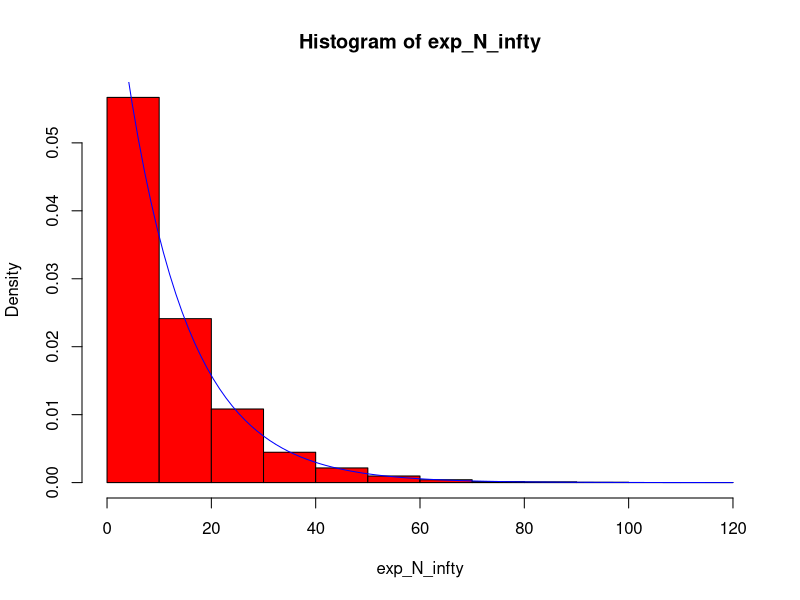
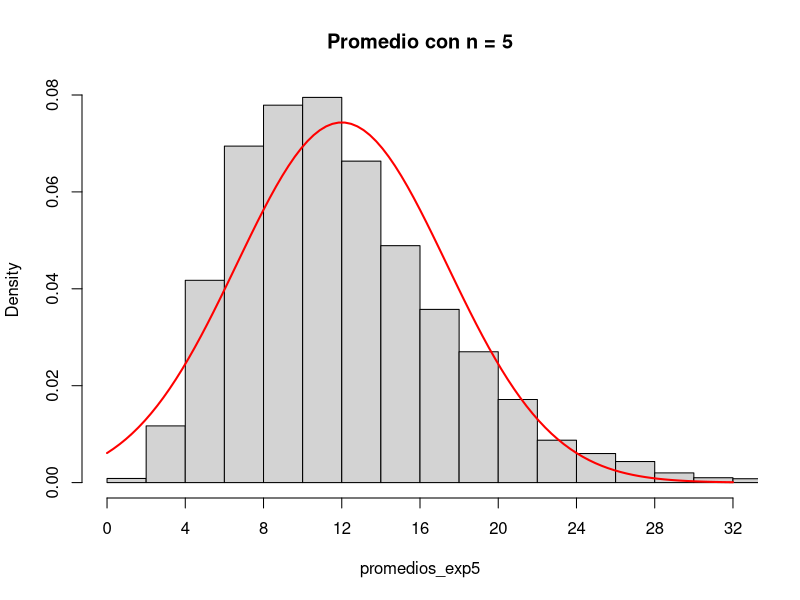
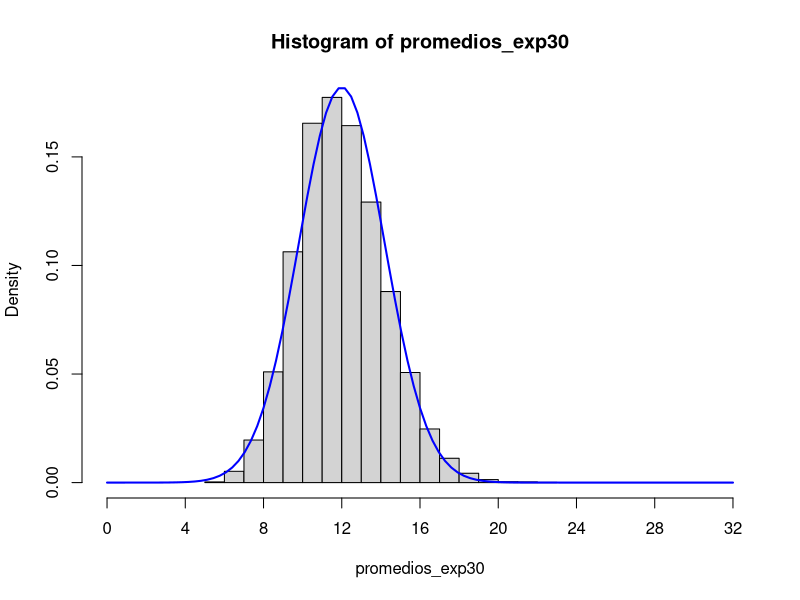
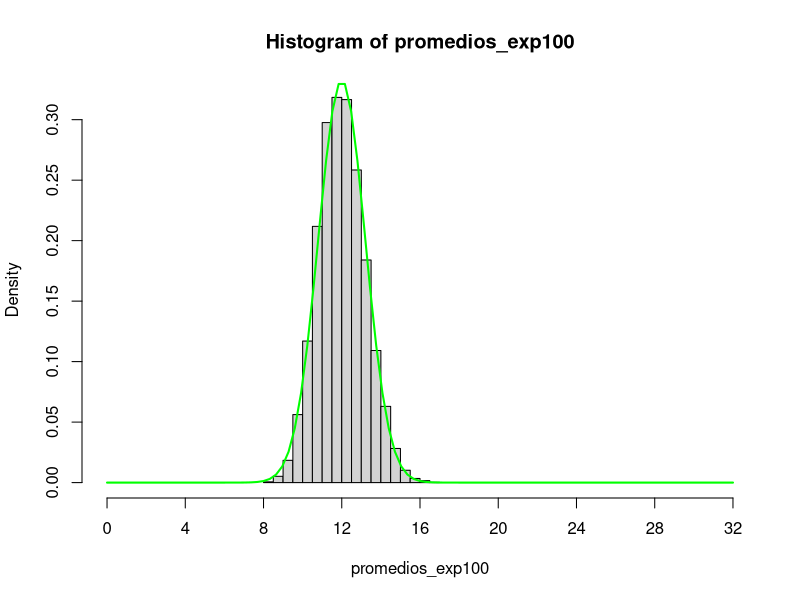
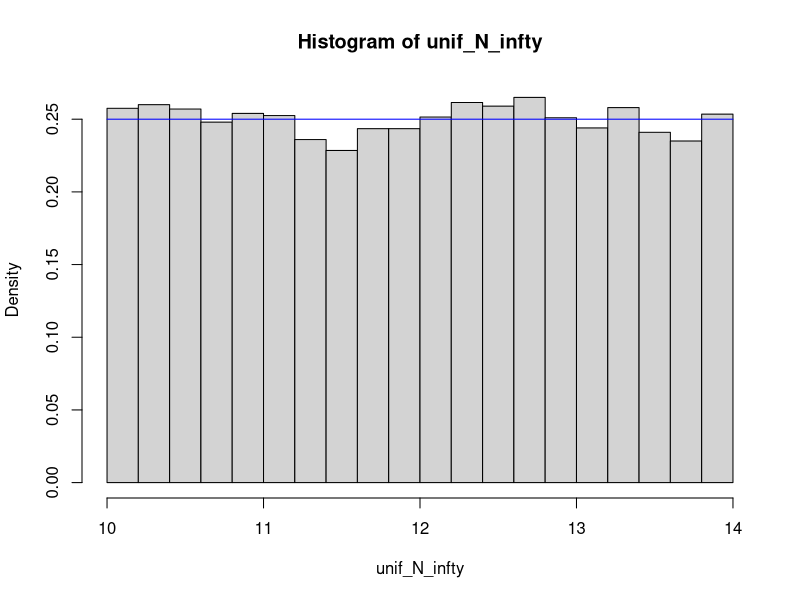
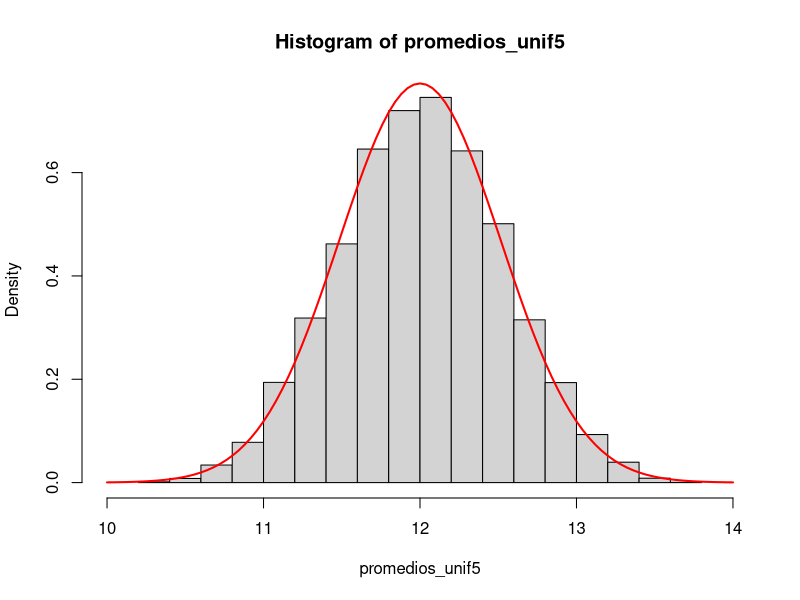
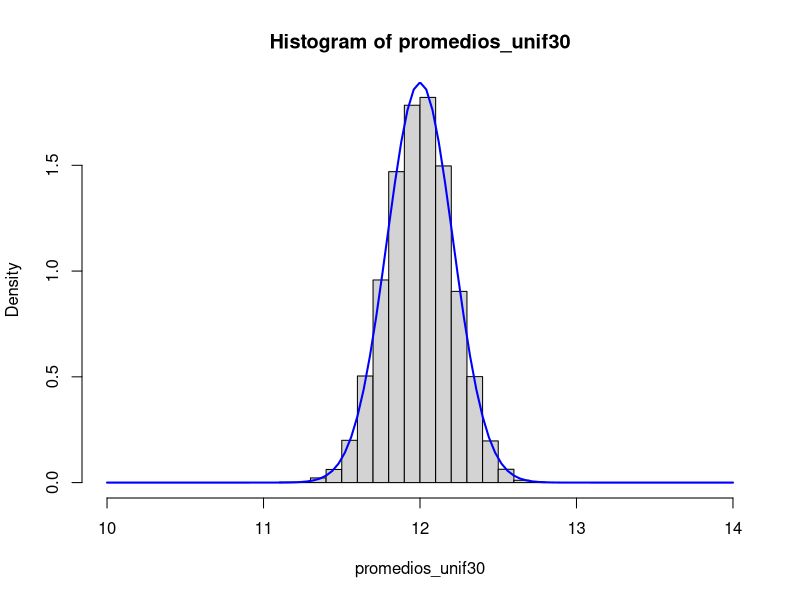
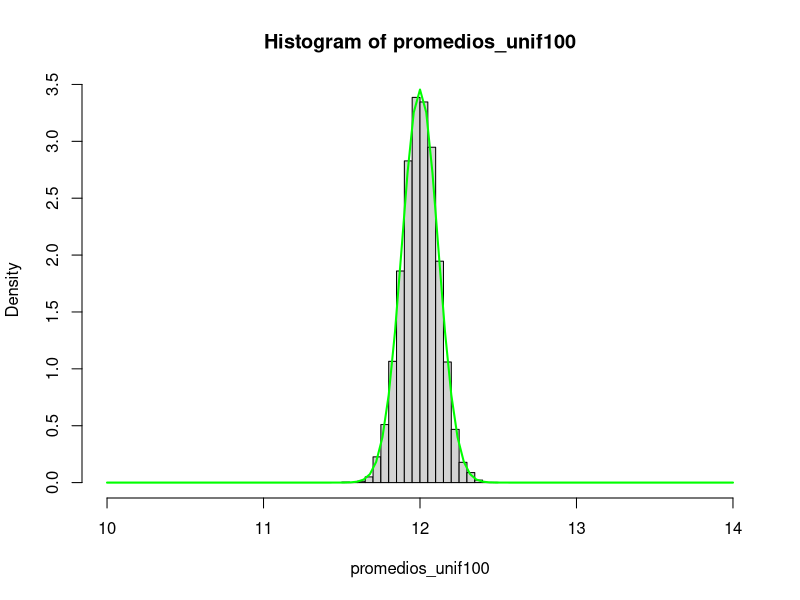

The R script that drew these images, in order:
## ---- chunk 1
exp_N_infty = rexp(10000, rate = 1/12)
mean(exp_N_infty)
var(exp_N_infty)
## ---- chunk 2
hist(exp_N_infty, plot = T, probability = T, col = "red")
curve(1/12*exp(-(1/12)*x), add = T, col = "blue")
## ---- chunk 3
calculo_de_promedios <- function(n){
  promedios_n = c()
  for(i in 1:10000){
    promedios_n <- append(promedios_n, mean(rexp(n, rate = 1/12)))
  } 
  return(promedios_n)
}
## ---- chunk 4

promedios_exp5 = calculo_de_promedios(5)

hist(promedios_exp5, plot = T, probability = T, xlim = c(0, 32), xaxt = "n", main = "Promedio con n = 5")
axis(1, at = seq(0, 32, 4))
curve(dnorm(x, mean = 12, sd= sqrt(144/5)), add = T, col = "red", lwd = 2)
## ---- chunk 5
promedios_exp30 = calculo_de_promedios(30)
hist(promedios_exp30, plot = T, probability = T, xlim = c(0,32), xaxt = "n")
axis(1, at = seq(0, 32, 4))
curve(dnorm(x, mean = 12, sd= sqrt(144/30)), add = T, col = "blue", lwd = 2)
## ---- chunk 6
promedios_exp100 = calculo_de_promedios(100)
hist(promedios_exp100, plot = T, probability = T, xlim = c(0,32), xaxt = "n")
axis(1, at = seq(0, 32, 4))
curve(dnorm(x, mean = 12, sd= sqrt(144/100)), add = T, col = "green", lwd = 2)

## ---- chunk 7
unif_N_infty = runif(10000, min = 10, max = 14)
mean(unif_N_infty)
var(unif_N_infty)
## ---- chunk 8
hist(unif_N_infty, plot = T, probability = T)
curve(dunif(x, min = 10, max = 14), add = T, col = "blue")
## ---- chunk 9
calculo_de_promedios_unif <- function(n){
  promedios_n = c()
  for(i in 1:10000){
    promedios_n <- append(promedios_n, mean(runif(n, min = 10, max = 14)))
  } 
  return(promedios_n)
}
## ---- chunk 10
promedios_unif5 = calculo_de_promedios_unif(5)

hist(promedios_unif5, plot = T, probability = T, xlim = c(10, 14))

curve(dnorm(x, mean = 12, sd= sqrt(4/15)), add = T, col = "red", lwd = 2)
## ---- chunk 11
promedios_unif30 = calculo_de_promedios_unif(30)
hist(promedios_unif30, plot = T, probability = T, xlim = c(10, 14))
curve(dnorm(x, mean = 12, sd= sqrt(4/90)), add = T, col = "blue", lwd = 2)
## ---- chunk 12
promedios_unif100 = calculo_de_promedios_unif(100)
hist(promedios_unif100, plot = T, probability = T, xlim = c(10,14))
curve(dnorm(x, mean = 12, sd= sqrt(4/300)), add = T, col = "green", lwd = 2)
## ---- chunk 13
norm_N_infty = rnorm(10000, mean = 12, sd = sqrt(4/3))
mean(norm_N_infty)
var(norm_N_infty)
## ---- chunk 14
hist(norm_N_infty, plot = T, probability = T)
curve(dnorm(x, mean = 12, sd = sqrt(4/3)), add = T, col = "blue")
## ---- chunk 15
calculo_de_promedios_norm <- function(n){
  promedios_n = c()
  for(i in 1:10000){
    promedios_n <- append(promedios_n, mean(rnorm(n, mean = 12, sd = sqrt(4/3))))
  } 
  return(promedios_n)
}
## ---- chunk 16
promedios_norm5 = calculo_de_promedios_norm(5)

hist(promedios_norm5, plot = T, probability = T, xlim = c(10,14))

curve(dnorm(x, mean = 12, sd= sqrt(4/15)), add = T, col = "red", lwd = 2)
## ---- chunk 17
promedios_norm30 = calculo_de_promedios_norm(30)
hist(promedios_norm30, plot = T, probability = T, xlim = c(10, 14))
curve(dnorm(x, mean = 12, sd= sqrt(4/90)), add = T, col = "blue", lwd = 2)
## ---- chunk 18
promedios_norm100 = calculo_de_promedios_norm(100)
hist(promedios_norm100, plot = T, probability = T, xlim = c(11, 13))
curve(dnorm(x, mean = 12, sd= sqrt(4/300)), add = T, col = "green", lwd = 2)
